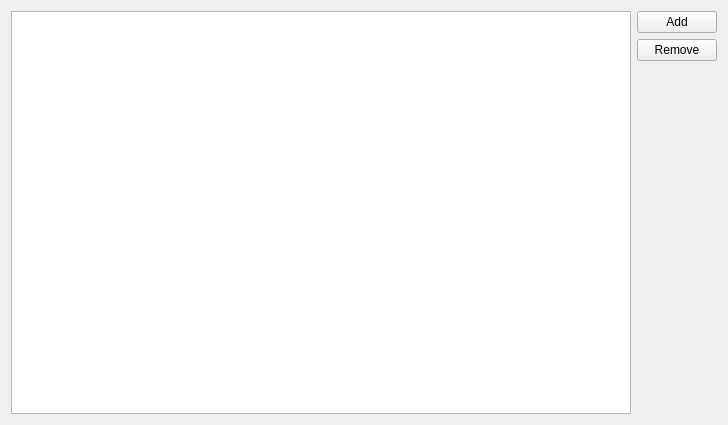
<?xml version="1.0" encoding="UTF-8"?>
<ui version="4.0">
 <class>Mdt::Railway::VehicleTypeEditionWidget</class>
 <widget class="QWidget" name="Mdt::Railway::VehicleTypeEditionWidget">
  <property name="geometry">
   <rect>
    <x>0</x>
    <y>0</y>
    <width>728</width>
    <height>425</height>
   </rect>
  </property>
  <property name="windowTitle">
   <string>Vehicle type</string>
  </property>
  <layout class="QHBoxLayout" name="horizontalLayout">
   <item>
    <widget class="QTableView" name="tableView"/>
   </item>
   <item>
    <layout class="QVBoxLayout" name="verticalLayout">
     <item>
      <widget class="QPushButton" name="pbAdd">
       <property name="text">
        <string>Add</string>
       </property>
       <property name="icon">
        <iconset theme="list-add"/>
       </property>
      </widget>
     </item>
     <item>
      <widget class="QPushButton" name="pbRemove">
       <property name="text">
        <string>Remove</string>
       </property>
       <property name="icon">
        <iconset theme="list-remove"/>
       </property>
      </widget>
     </item>
     <item>
      <spacer name="verticalSpacer">
       <property name="orientation">
        <enum>Qt::Vertical</enum>
       </property>
       <property name="sizeHint" stdset="0">
        <size>
         <width>20</width>
         <height>40</height>
        </size>
       </property>
      </spacer>
     </item>
    </layout>
   </item>
  </layout>
 </widget>
 <resources/>
 <connections/>
</ui>
